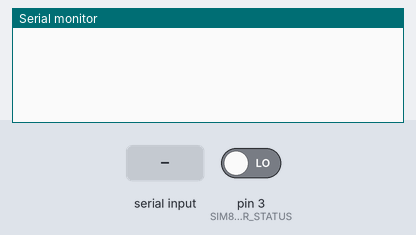
This sketch was run on a simulated Arduino Mega 2560, built with avr-gcc and run on an emulated ATmega2560. Parts: the last lines printed to the serial monitor. The inputs (shaded band) are chosen by the test bench; at power-on: pin 3 (SIM800_POWER_STATUS) LOW. The modem accepts every AT command (registered, SIM ready, sends succeed) and sends nothing else.

Above: at 0.9 s.
1.0 s: "1" received over Serial
At 2.2 s:
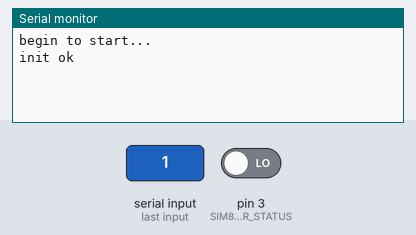
2.5 s: "1" received over the second serial link
At 3.7 s:
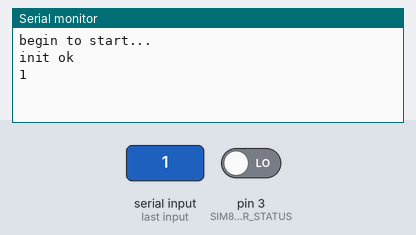
4.0 s: "0" received over the second serial link
At 5.0 s:
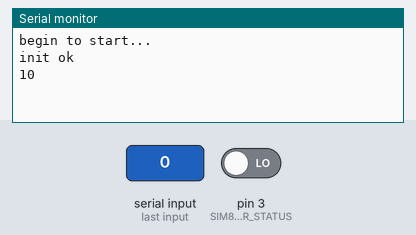

The sketch:

test.ino
```cpp
#define SIM800_POWER_PIN        9
#define SIM800_POWER_STATUS     3


int sendATTest()
{

    Serial1.println("AT");
    unsigned long timer_s = millis();
    while(1)
    {
        if(millis()-timer_s > 50)return -1;
        if(Serial1.available())
        {
            if('K' == Serial1.read())   // get ok
            {
                while(Serial1.available())Serial1.read();
                return 0;
            }
        }
    }
}

void setup()
{

    Serial.begin(9600);
    Serial1.begin(9600);

    while(!Serial.available());
    while(Serial.available())Serial.read();

    Serial.println("begin to start...");

    pinMode(SIM800_POWER_STATUS, INPUT);
    delay(10);
    if(LOW == digitalRead(SIM800_POWER_STATUS))
    {
        if(sendATTest() != 0)
        {
            delay(800);
            digitalWrite(SIM800_POWER_PIN,HIGH);
            delay(200);
            digitalWrite(SIM800_POWER_PIN,LOW);
            delay(2000);
            digitalWrite(SIM800_POWER_PIN,HIGH);
            delay(3000);
        }
        while(sendATTest() != 0);
        //Serial.println("Init O.K!");
    }
    else
    {
        Serial.println("Power check failed!");
    }

    Serial.println("init ok");

}

void loop()
{
    while(Serial.available())Serial1.write(Serial.read());
    while(Serial1.available())Serial.write(Serial1.read());
}
```

Measured:
- after the input at 1.0 s, the serial monitor: prints a new line at once (image 1)
- after the input at 2.5 s, the serial monitor: prints a new line at once (image 2)
- after the input at 4.0 s, the serial monitor: prints a new line at once (image 3)
